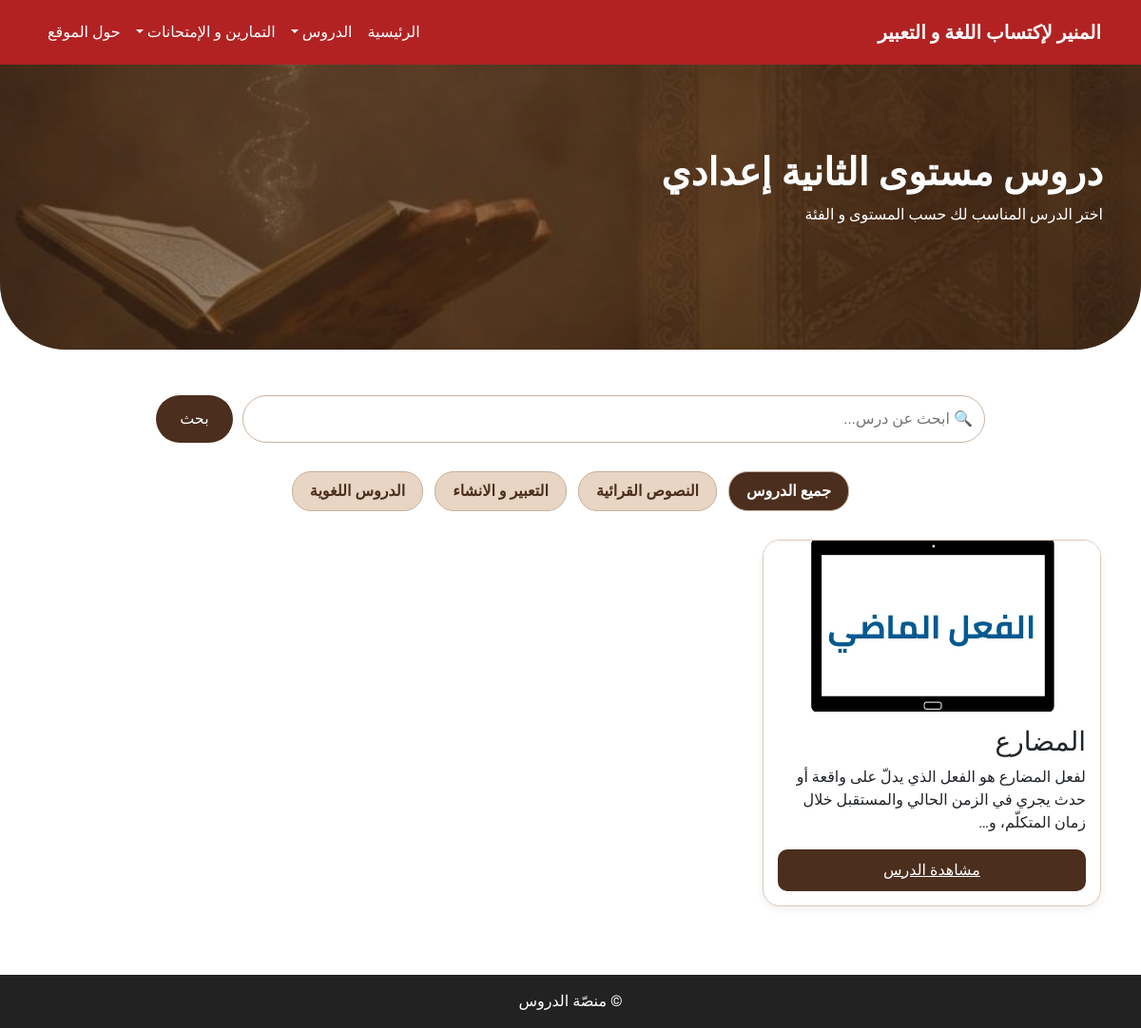
Page /course_level/2/ on the committed database.
### courses/models.py (models this page shows, shortened)
class CourseCategory(models.Model):
    name = models.CharField(max_length=255, verbose_name="صنف الدروس")
    class Meta:
        verbose_name="صنف الدرس"
        verbose_name_plural="صنف الدرس"

class Course(models.Model):
    LEVEL_CHOICES = [
        ('1', 'الأولى إعدادي'),
        ('2', 'الثانية إعدادي'),
        ('3', 'الثالثة إعدادي'),
    ]
    title = models.CharField(max_length=200, verbose_name='العنوان')
    description = models.TextField(verbose_name='الوصف')
    level = models.CharField(max_length=1, choices=LEVEL_CHOICES,verbose_name='المستوى')
    content = models.TextField(blank=True, null=True, verbose_name='مضمون الدرس')
    created_at = models.DateTimeField(auto_now_add=True, verbose_name='كتب بتاريخ')
    category = models.ForeignKey(CourseCategory, on_delete=models.SET_NULL, null=True, blank=True,verbose_name='الفئة')
    image = models.ImageField(upload_to='course_images/', blank=True, null=True, verbose_name='الصورة')
    video = models.FileField(upload_to='course_videos/', blank=True, null=True, verbose_name='الفيديو')
    video_url = models.URLField(blank=True, null=True, verbose_name='رابط الفيديو')
    pdf_file = models.FileField(upload_to='course_pdfs/', blank=True, null=True, verbose_name='ملف pdf')
    class Meta:
        verbose_name="الدرس"
        verbose_name_plural="الدروس"

### courses/views.py (the view)
# urls.py: path('course_level/<str:level>/', views.course_level, name='course_level'),  # Page d'accueil affichant les cours
def course_level(request, level):
    query = request.GET.get("q", "")
    category = request.GET.get("category", "all")
    courses = Course.objects.filter(level=level)
    if query:
        courses = courses.filter(title__icontains=query)
    if category != "all":
        courses = courses.filter(category_id=category)
    categories = CourseCategory.objects.all()
    LEVEL_DISPLAY = {
        "1": "الأولى إعدادي",
        "2": "الثانية إعدادي",
        "3": "الثالثة إعدادي",
    }
    level_name = LEVEL_DISPLAY.get(level, "غير معروف")
    return render(request, "courses/course_level.html", {
        "courses": courses,
        "categories": categories,
        "query": query,
        "level_name": level_name,
        "selected_category": category,
    })

### courses/templates/courses/course_level.html (shortened to what this page needs)
{% extends 'courses/base.html' %}
{% load static %}
{% block content %}
<link rel="stylesheet" href="{% static 'css/course_level.css' %}">
<div class="course-hero">
    <div class="hero-overlay"></div>
    <div class="hero-text animate__animated animate__fadeInRight">
        <h1>دروس مستوى {{ level_name }}</h1>
        <p>اختر الدرس المناسب لك حسب المستوى و الفئة</p>
    </div>
</div>
<div class="container mt-5">
    <form method="GET" class="search-box animate__animated animate__fadeInUp">
        <input type="text" name="q" value="{{ query }}" placeholder="🔍 ابحث عن درس..." class="search-input">
        <button type="submit" class="search-btn">بحث</button>
    </form>
    <div class="categories-bar animate__animated animate__fadeInDown">
<a href="?category=all"
class="category-chip {% if selected_category == 'all' %}active{% endif %}">
 جميع الدروس
</a>
{% for cat in categories %}
<a href="?category={{ cat.id }}"
class="category-chip {% if selected_category == cat.id|stringformat:'s' %}active{% endif %}">
 {{ cat.name }}
</a>
{% endfor %}
    </div>
    <div class="row mt-4">
        {% for course in courses %}
        <div class="col-md-6 col-lg-4 mb-4 animate__animated animate__fadeInUp">
            <div class="course-card">
                {% if course.image %}
                    <img src="{{ course.image.url }}" class="course-img">
                {% endif %}
                <div class="course-info">
                    <h3>{{ course.title }}</h3>
                    <p>{{ course.description|truncatechars:100 }}</p>
                    <a class="btn-view" href="{% url 'course_detail' course.id %}">مشاهدة الدرس</a>
                </div>
            </div>
        </div>
        {% empty %}
        <div class="col-12 text-center">
            <p class="text-danger fw-bold">لا توجد دروس حالياً.</p>
        </div>
        {% endfor %}
    </div>
</div>
{% endblock %}

### courses/templates/courses/base.html (shortened to what this page needs)
{% load static %}
<!DOCTYPE html>
<html lang="ar" dir="rtl">
<head>
    <link href="https://cdn.jsdelivr.net/npm/bootstrap@5.3.0/dist/css/bootstrap.rtl.min.css" rel="stylesheet">
    <link rel="stylesheet" href="{% static 'css/course_level.css' %}">
    <link rel="stylesheet" href="{% static 'css/exams_style.css' %}">
    <link rel="stylesheet" href="{% static 'css/about.css' %}">
    <link rel="stylesheet" href="{% static 'css/style.css' %}">
    <link rel="stylesheet" href="{% static 'css/exercises_list.css' %}">
</head>
<body style="font-family: 'Cairo', sans-serif;">
<nav class="navbar navbar-expand-lg" style="background:#b22222; padding:14px;">
    <div class="container">
        <a class="navbar-brand text-white fw-bold" href="{% url 'home' %}">
            المنير لإكتساب اللغة و التعبير
        </a>
        <div class="collapse navbar-collapse" id="navItems">
            <ul class="navbar-nav ms-auto mb-2 mb-lg-0">
                <li class="nav-item"><a class="nav-link text-white" href="{% url 'home' %}">الرئيسية</a></li>
                <li class="nav-item dropdown">
                    <a class="nav-link dropdown-toggle text-white" data-bs-toggle="dropdown" href="#">الدروس</a>
                </li>
                <li class="nav-item dropdown">
                    <a class="nav-link dropdown-toggle text-white" data-bs-toggle="dropdown" href="#">التمارين و الإمتحانات</a>
                </li>
                <li class="nav-item"><a class="nav-link text-white" href="{% url 'contact' %}"> حول الموقع</a></li>
            </ul>
        </div>
    </div>
</nav>
{% block content %}{% endblock %}
<footer class="text-center py-3 mt-5" style="background:#222; color:#fff;">
    © {{ now|date:"Y" }} منصّة الدروس
</body>
</html>

### static/css/course_level.css (style rules this page uses)
.course-hero { position: relative; height: 300px; background: url('/static/img/acceuil.jpg') center/cover; border-bottom-left-radius: 70px; border-bottom-right-radius: 70px; overflow: hidden; }
.hero-overlay { background: rgba(75, 46, 30, 0.55); position: absolute; width: 100%; height: 100%; }
.hero-text { position: absolute; right: 40px; top: 90px; color: white; }
.hero-text h1 { font-size: 40px; font-weight: bold; }
.search-box { display: flex; gap: 10px; justify-content: center; }
.search-input { width: 70%; padding: 12px; border-radius: 25px; border: 1px solid #c9b3a2; }
.search-btn { background: #4b2e1e; color: white; padding: 12px 25px; border-radius: 25px; border: none; transition: 0.3s; }
.categories-bar { display: flex; gap: 12px; flex-wrap: wrap; justify-content: center; margin: 30px 0; }
.category-chip { padding: 8px 18px; background: #e8d5c3; border-radius: 20px; color: #4b2e1e; font-weight: 600; border: 1px solid #c8b09c; transition: 0.3s; text-decoration: none; }
.category-chip.active { background: #4b2e1e; color: white; }
.course-card { background: white; border-radius: 18px; overflow: hidden; border: 1px solid #dbc7b8; box-shadow: 0 4px 8px rgba(0, 0, 0, 0.06); transition: 0.3s; }
.course-img { width: 100%; height: 180px; object-fit: cover; }
.course-info { padding: 15px; }
.btn-view { display: block; background: #4b2e1e; color: white; padding: 10px 15px; border-radius: 10px; text-align: center; transition: 0.3s; }

### rows in the picture
CourseCategory: name "النصوص القرائية"
CourseCategory: name "التعبير و الانشاء"
CourseCategory: name "الدروس اللغوية"
Course: image (picture), title "المضارع", description "لفعل المضارع هو الفعل الذي يدلّ على واقعة أو حدث يجري في الزمن الحالي والمستقبل خلال زمان المتكلّم، و…"

### other values in the picture
{{ level_name }} "الثانية إعدادي"
